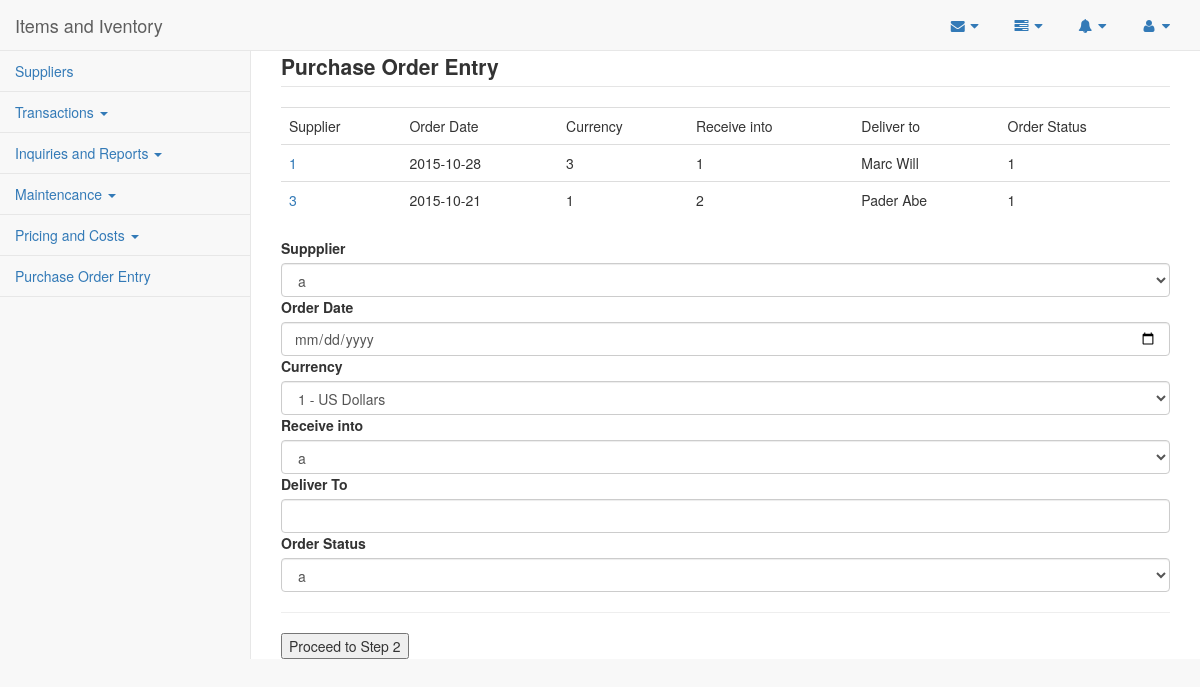
The page /pages/purchase.php on the database its author committed.
### tables this page shows
CREATE TABLE IF NOT EXISTS `purchase_order_entry` (
`id` int(11) NOT NULL,
  `supplier` int(10) NOT NULL,
  `order_date` date NOT NULL,
  `currency` int(2) NOT NULL,
  `receive_into` int(2) NOT NULL,
  `deliver_to` varchar(100) NOT NULL,
  `order_status` int(2) NOT NULL
);

### pages/process.php (called while the page is built, shortened)
<?php
function viewCurrencies($conn){
	$sql="SELECT * FROM opt_currency";
	$result=mysqli_query($conn, $sql);
	return $result;
}
function viewPurchaseOrderEntry($conn){
	$sql="SELECT * FROM purchase_order_entry";
	$result=mysqli_query($conn, $sql);
	return $result;
}
?>

### pages/purchase.php (the view, shortened to what this page needs)
<?php
        include('process.php');
        $conn1 = connect();
        $result = viewCurrencies($conn1);
        $result2 = viewPurchaseOrderEntry($conn1);
        ?>
<!DOCTYPE html>
<html lang="en">
<head>
    <link href="../bower_components/bootstrap/dist/css/bootstrap.min.css" rel="stylesheet">
    <link href="../bower_components/metisMenu/dist/metisMenu.min.css" rel="stylesheet">
    <link href="../dist/css/timeline.css" rel="stylesheet">
    <link href="../dist/css/sb-admin-2.css" rel="stylesheet">
    <link href="../bower_components/morrisjs/morris.css" rel="stylesheet">
    <link href="../bower_components/font-awesome/css/font-awesome.min.css" rel="stylesheet" type="text/css">
</head>
<body>
    <div id="wrapper">
        <nav class="navbar navbar-default navbar-static-top" role="navigation" style="margin-bottom: 0">
            <div class="navbar-header">
                <a class="navbar-brand" href="index.html">Items and Iventory</a>
            </div>
            <ul class="nav navbar-top-links navbar-right">
                <li class="dropdown">
                    <a class="dropdown-toggle" data-toggle="dropdown" href="#">
                        <i class="fa fa-envelope fa-fw"></i>  <i class="fa fa-caret-down"></i>
                    </a>
                </li>
                <li class="dropdown">
                    <a class="dropdown-toggle" data-toggle="dropdown" href="#">
                        <i class="fa fa-tasks fa-fw"></i>  <i class="fa fa-caret-down"></i>
                    </a>
                </li>
                <li class="dropdown">
                    <a class="dropdown-toggle" data-toggle="dropdown" href="#">
                        <i class="fa fa-bell fa-fw"></i>  <i class="fa fa-caret-down"></i>
                    </a>
                </li>
                <li class="dropdown">
                    <a class="dropdown-toggle" data-toggle="dropdown" href="#">
                        <i class="fa fa-user fa-fw"></i>  <i class="fa fa-caret-down"></i>
                    </a>
                </li>
            </ul>
            <div class="navbar-default sidebar" role="navigation">
                <div class="sidebar-nav navbar-collapse">
                    <ul class="nav" id="side-menu">
                    			 <li>
                           			<a href="suppliers.php"><i class="fa-fw"></i> Suppliers</a>
                        		</li>
                                <li class="dropdown">
        							<a href="#" class="dropdown-toggle" data-toggle="dropdown" role="button" aria-haspopup="true" aria-expanded="false"> Transactions <span class="caret"></span></a>
        						</li>
        						<li class="dropdown">
        							<a href="#" class="dropdown-toggle" data-toggle="dropdown" role="button" aria-haspopup="true" aria-expanded="false"> Inquiries and Reports <span class="caret"></span></a>
        						</li>
        						<li class="dropdown">
        							<a href="#" class="dropdown-toggle" data-toggle="dropdown" role="button" aria-haspopup="true" aria-expanded="false"> Maintencance <span class="caret"></span></a>
        						</li>
        						<li class="dropdown">
        							<a href="#" class="dropdown-toggle" data-toggle="dropdown" role="button" aria-haspopup="true" aria-expanded="false"> Pricing and Costs <span class="caret"></span></a>
        						</li>
        						<li>
                           			<a href="purchase.php"><i class="fa-fw"></i> Purchase Order Entry</a>
                        		</li>
                            </ul>
                </div>
            </div>
        </nav>
        <div id="page-wrapper">
    	<legend><label>Purchase Order Entry</label></legend>
    	<div class="table-responsive">
         	<table class="table">
         		<tr>
         			<td>Supplier</td>
         			<td>Order Date</td>
         			<td>Currency</td>
         			<td>Receive into</td>
         			<td>Deliver to</td>
         			<td>Order Status</td>
         		</tr>
         		<?php
         			while($row=mysqli_fetch_assoc($result2)){
         		?>
         		<tr>
         			<td><a href="viewList.php?id=<?=$row['id']?>"><?=$row['supplier']?></a></td>
         			<td><?=$row['order_date']?></td>
         			<td><?=$row['currency']?></td>
         			<td><?=$row['receive_into']?></td>
         			<td><?=$row['deliver_to']?></td>
         			<td><?=$row['order_status']?></td>
         		</tr>
         		<?php
     			}
         		?>
         	</table>
         </div>
    	<form method="POST">
        <label>Suppplier</label>
  		<select class="form-control" name="supplier">
   		       <option value="1">a</option>
        </select>
        <label>Order Date</label>
         <input type="date" class="form-control" name="order_date">
        <label>Currency</label>
  		<select class="form-control" name="currency">
  		  <?php
  		  while($row=mysqli_fetch_assoc($result)){
	  		  ?>
   		       <option value="<?=$row['id']?>"> <?=$row['id']?> - <?=$row['name']?></option>
    	   <?php
	       } ?>
        </select>
        <label>Receive into</label>
  		<select class="form-control" name="receive_into">
   		       <option value="1">a</option>
        </select>
        <label>Deliver To</label>
         <input type="text" class="form-control" name="deliver_to">
        <label>Order Status</label>
  		<select class="form-control" name="order_status">
   		       <option value="1">a</option>
        </select>
        <hr>
        <input type="submit" name="add" value="Proceed to Step 2">
    </form>
    </div>
</body>
</html>

### rows shown on the page
purchase_order_entry: supplier "1", order_date "2015-10-28", currency "3", receive_into "1", deliver_to "Marc Will", order_status "1"
purchase_order_entry: supplier "3", order_date "2015-10-21", currency "1", receive_into "2", deliver_to "Pader Abe", order_status "1"

### other values the page prints
form field currency "1 - US Dollars"
